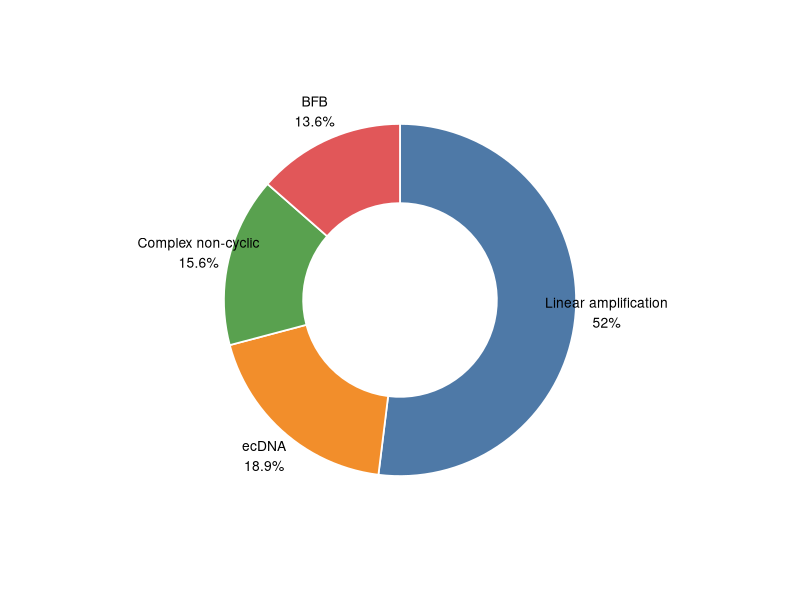
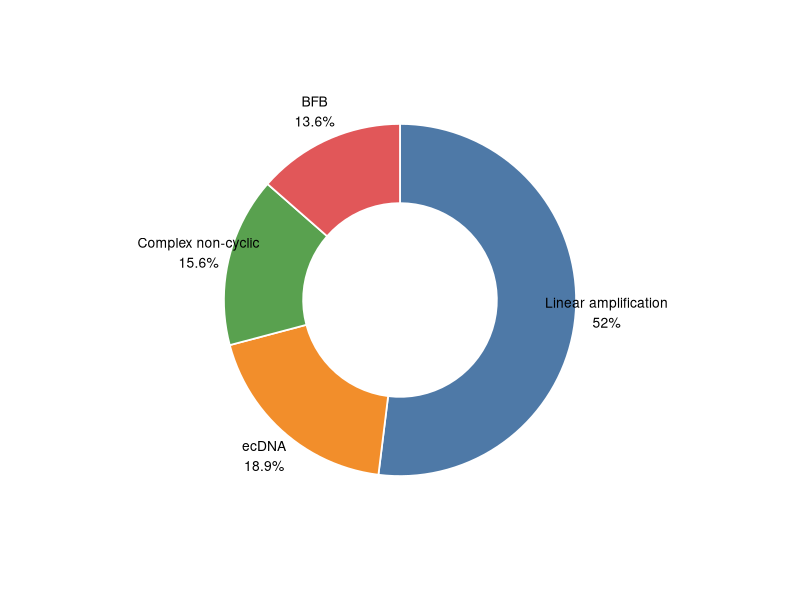

The R source for these figures, in order:
library(ggplot2)
library(dplyr)

# Data
df <- data.frame(
  Classification = c("Linear amplification", "ecDNA", "Complex non-cyclic", "BFB"),
  Count = c(1859, 677, 557, 485)
)

# Compute fractions and label positions
df <- df %>%
  mutate(
    Percentage = Count / sum(Count) * 100,
    ymax = cumsum(Percentage),
    ymin = c(0, head(ymax, -1)),
    label_pos = (ymax + ymin) / 2,
    label = paste0(Classification, "\n", round(Percentage, 1), "%")
  )

# Colour palette (publication-friendly)
colours <- c(
  "Linear amplification" = "#4E79A7",
  "ecDNA"                = "#F28E2B",
  "Complex non-cyclic"   = "#59A14F",
  "BFB"                  = "#E15759"
)

p <- ggplot(df, aes(ymax = ymax, ymin = ymin, xmax = 4, xmin = 2.2,
                    fill = Classification)) +
  geom_rect(colour = "white", linewidth = 0.6) +
  geom_text(
    aes(x = 4.7, y = label_pos, label = label),
    size = 3.5, lineheight = 1.2
  ) +
  coord_polar(theta = "y") +
  xlim(c(0, 5.2)) +
  scale_fill_manual(values = colours) +
  theme_void(base_size = 13) +
  theme(
    legend.position  = "none",
    plot.title       = element_text(face = "bold", hjust = 0.5, size = 15,
                                    margin = margin(b = 4)),
    plot.subtitle    = element_text(hjust = 0.5, colour = "grey40", size = 11,
                                    margin = margin(b = 10)),
    plot.margin      = margin(10, 10, 10, 10)
  ) 


# Save
ggsave("/Users/admin/MSc_Project/Figure_1/Figure1aii.png", plot = p,
       width = 7, height = 6, dpi = 300, bg = "white")

print(p)
